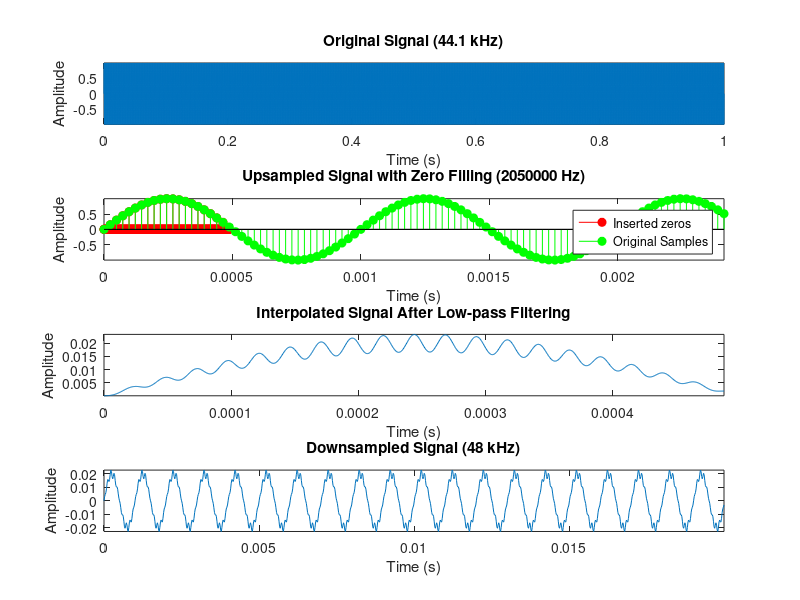

This chart was generated by the following MATLAB code: (Note: this script raises an error after producing the figure.)
% Given sample rates
Fs_in = 41000; % Input sample rate (44.1 kHz)
Fs_out = 50000; % Output sample rate (48 kHz)

% Find the least common multiple for upsampling and downsampling
[L, M] = rat(Fs_out / Fs_in); % Rational fraction approximation of conversion ratio

% Example signal: a simple sine wave for demonstration
t = 0:1/Fs_in:1; % Time vector for 1 second of audio
f = 1000;
x = sin(2 * pi * f * t); % Original signal (44.1 kHz sine wave)

%% STEP 1: ZERO FILLING
% Upsample the signal by L (increasing the sample rate)
% Zero filling means adding L-1 zeros between every original sample
x_upsampled = upsample(x, L); % Insert L-1 zeros between samples

%% STEP 2: LOW PASS FILTERING
% Design a low-pass filter (anti-aliasing filter)
% Use a low-pass FIR filter to remove aliasing
Fc = min(Fs_in, Fs_out) / 2; % Cutoff frequency (Nyquist frequency of the lower sample rate)
n = 100; % Filter order
h = fir1(n, 2 * Fc / (L * Fs_in)); % Low-pass filter design (normalized frequency)

% Filter the upsampled signal to remove high-frequency components introduced by zero filling
x_filtered = conv(x_upsampled, h, 'same'); % Apply low-pass filtering

%% STEP 3: DOWNSAMPLING
% Downsample the filtered signal by M (reducing the sample rate)
x_downsampled = downsample(x_filtered, M);

%% PLOTTING THE RESULTS
% Time vectors for plotting
t_upsampled = 0:1/(Fs_in*L):1;
t_downsampled = 0:1/Fs_out:(length(x_downsampled)-1)/Fs_out;

figure;
% Plot the original signal
subplot(4,1,1);
plot(t, x);
title('Original Signal (44.1 kHz)');
xlabel('Time (s)');
ylabel('Amplitude');
axis tight;

% Plot the upsampled signal with 159 zero filling
subplot(4,1,2);
stem(t_upsampled(1:1000), x_upsampled(1:1000), 'r', 'MarkerFaceColor', 'r'); % Use stem for the inserted zeros = 159 visualization
hold on;
stem(t(1:100), x(1:100), 'g', 'MarkerFaceColor', 'g'); % Show original samples for comparison
title(['Upsampled Signal with Zero Filling (', num2str(L*Fs_in), ' Hz)']);
xlabel('Time (s)');
ylabel('Amplitude');
legend('Inserted zeros', 'Original Samples');
axis tight;

% Plot the signal after low-pass filtering (interpolated signal)
subplot(4,1,3);
plot(t_upsampled(1:1000), x_filtered(1:1000));
title('Interpolated Signal After Low-pass Filtering');
xlabel('Time (s)');
ylabel('Amplitude');
axis tight;

% Plot the final downsampled signal (converted signal)
subplot(4,1,4);
plot(t_downsampled(1:1000), x_downsampled(1:1000));
title('Downsampled Signal (48 kHz)');
xlabel('Time (s)');
ylabel('Amplitude');
axis tight;

%% FILTER FREQUENCY RESPONSE
% Plot the filter's magnitude response
figure;
fvtool(h, 'Fs', L*Fs_in);
title('Low-pass Filter Frequency Response');

% SOUND PLAYBACK (OPTIONAL)
% sound(x, Fs_in); % Original signal (44.1 kHz)
% sound(x_downsampled, Fs_out); % Converted signal (48 kHz)